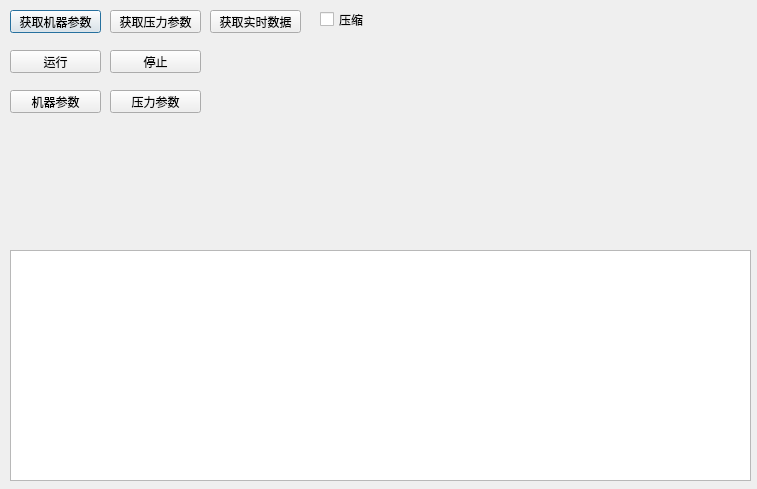
<?xml version="1.0" encoding="UTF-8"?>
<ui version="4.0">
 <class>ControlDialog</class>
 <widget class="QDialog" name="ControlDialog">
  <property name="geometry">
   <rect>
    <x>0</x>
    <y>0</y>
    <width>757</width>
    <height>489</height>
   </rect>
  </property>
  <property name="windowTitle">
   <string>ControlDialog</string>
  </property>
  <widget class="QPushButton" name="pBnGetRodData">
   <property name="geometry">
    <rect>
     <x>10</x>
     <y>10</y>
     <width>91</width>
     <height>23</height>
    </rect>
   </property>
   <property name="text">
    <string>获取机器参数</string>
   </property>
  </widget>
  <widget class="QPushButton" name="pBnGetPdData">
   <property name="geometry">
    <rect>
     <x>110</x>
     <y>10</y>
     <width>91</width>
     <height>23</height>
    </rect>
   </property>
   <property name="text">
    <string>获取压力参数</string>
   </property>
  </widget>
  <widget class="QTextEdit" name="textEdit">
   <property name="geometry">
    <rect>
     <x>10</x>
     <y>250</y>
     <width>741</width>
     <height>231</height>
    </rect>
   </property>
  </widget>
  <widget class="QPushButton" name="pBnGetRtData">
   <property name="geometry">
    <rect>
     <x>210</x>
     <y>10</y>
     <width>91</width>
     <height>23</height>
    </rect>
   </property>
   <property name="text">
    <string>获取实时数据</string>
   </property>
  </widget>
  <widget class="QCheckBox" name="cBoxIsCompress">
   <property name="geometry">
    <rect>
     <x>320</x>
     <y>10</y>
     <width>80</width>
     <height>19</height>
    </rect>
   </property>
   <property name="text">
    <string>压缩</string>
   </property>
  </widget>
  <widget class="QPushButton" name="pBnRun">
   <property name="geometry">
    <rect>
     <x>10</x>
     <y>50</y>
     <width>91</width>
     <height>23</height>
    </rect>
   </property>
   <property name="text">
    <string>运行</string>
   </property>
  </widget>
  <widget class="QPushButton" name="pBnStop">
   <property name="geometry">
    <rect>
     <x>110</x>
     <y>50</y>
     <width>91</width>
     <height>23</height>
    </rect>
   </property>
   <property name="text">
    <string>停止</string>
   </property>
  </widget>
  <widget class="QPushButton" name="pBnAddRodData">
   <property name="geometry">
    <rect>
     <x>10</x>
     <y>90</y>
     <width>91</width>
     <height>23</height>
    </rect>
   </property>
   <property name="text">
    <string>机器参数</string>
   </property>
  </widget>
  <widget class="QPushButton" name="pBnAddPdData">
   <property name="geometry">
    <rect>
     <x>110</x>
     <y>90</y>
     <width>91</width>
     <height>23</height>
    </rect>
   </property>
   <property name="text">
    <string>压力参数</string>
   </property>
  </widget>
 </widget>
 <resources/>
 <connections/>
</ui>
